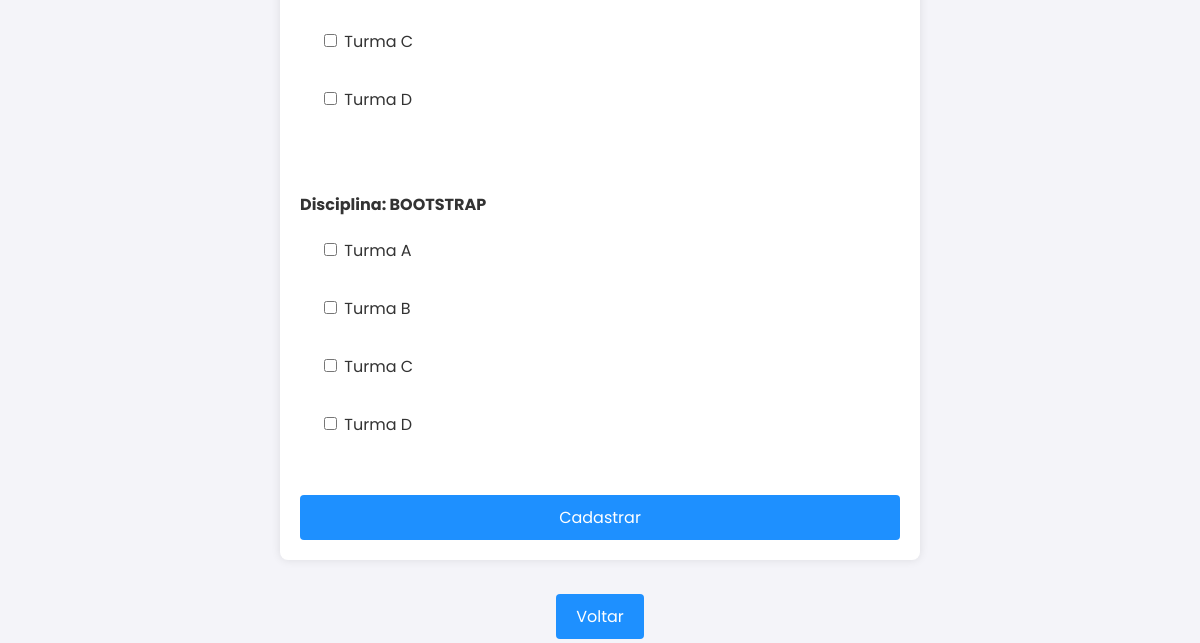
The page /tipo_prof.php (lower part) on the database as committed earlier.
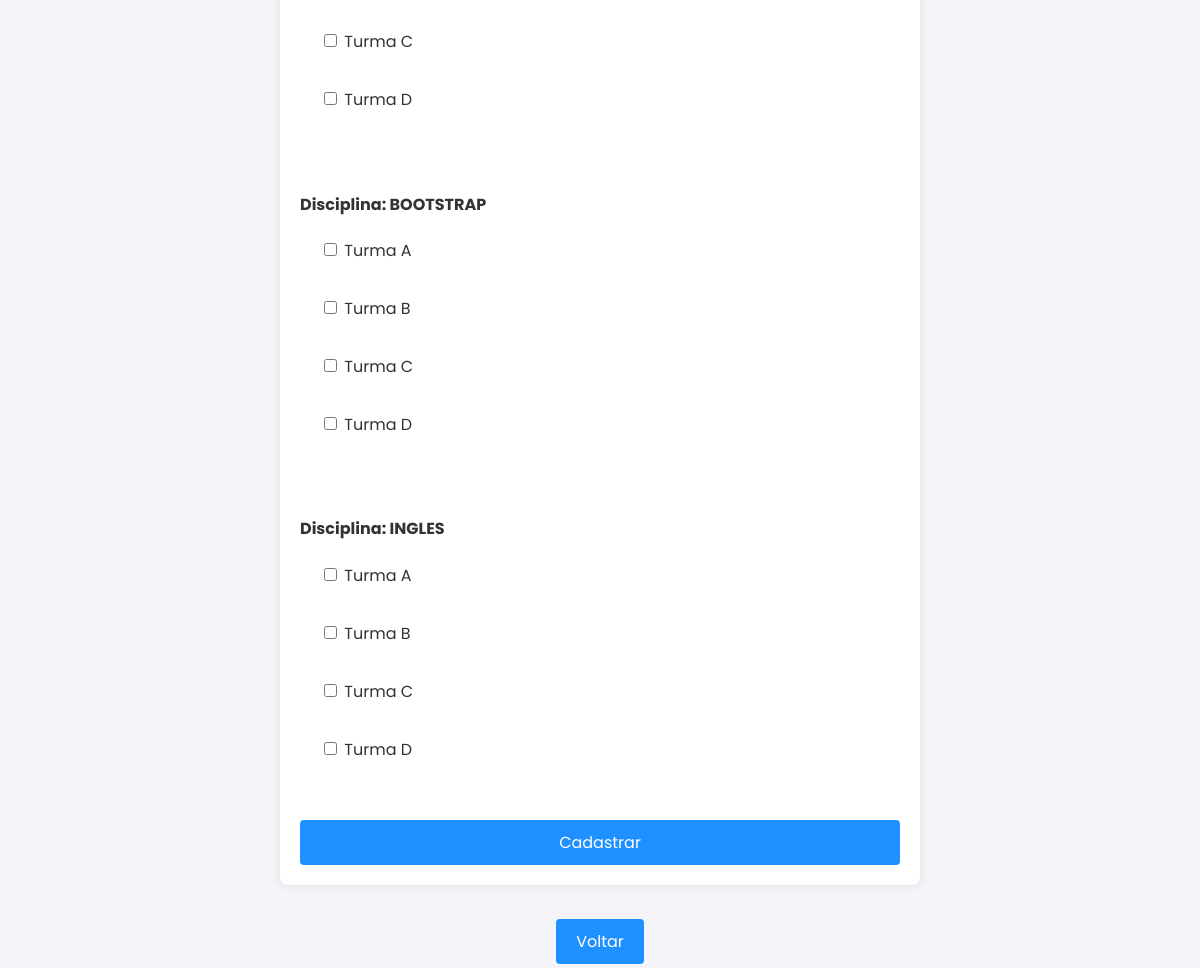
The same page on the database as committed later.
### tables this page shows
CREATE TABLE turmas (
  id INT NOT NULL AUTO_INCREMENT,
  nome VARCHAR(50) NOT NULL,
  PRIMARY KEY (id)
);

CREATE TABLE disciplinas (
  id INT NOT NULL AUTO_INCREMENT,
  nome VARCHAR(30) NOT NULL,
  descricao TEXT,
  imagem VARCHAR(255),
  PRIMARY KEY (id)
  );

### tipo_prof.php (the view, shortened to what this page needs)
<?php
include_once("conexao.php");
$disciplinas_query = mysqli_query($connection, "SELECT id, nome FROM disciplinas");
$disciplinas_array = mysqli_fetch_all($disciplinas_query, MYSQLI_ASSOC);
$turmas_query = mysqli_query($connection, "SELECT id, nome FROM turmas");
$turmas_array = mysqli_fetch_all($turmas_query, MYSQLI_ASSOC);
?>
<!DOCTYPE html>
<html lang="pt-br">
<head>
    <link rel="stylesheet" href="Style/cad.css">
</head>
<body>
<form action="tipo_prof.php" method="post">
<?php
foreach ($disciplinas_array as $disc) {
    echo "<h4>Disciplina: {$disc['nome']}</h4>";
    foreach ($turmas_array as $turma) {
        $valor = "{$disc['id']}-{$turma['id']}";
        echo "<label style='margin-left:20px;'><input type='checkbox' name='disciplinas_turmas[]' value='$valor'> {$turma['nome']}</label><br>";
    }
    echo "<br>";
}
?>
    <input class="inputCad" type="submit" name="submit" id="submit" value="Cadastrar">
</form>
<div style="text-align: center;">
    <button class="button-cadastro" onclick="window.location.href='selecione_tipo.php'">Voltar</button>
</div>
</body>
</html>

Rows that differ between the two databases and show on the page:
added disciplinas: nome "INGLES", turmas (nome "Turma A"), turmas (nome "Turma B"), turmas (nome "Turma C"), turmas (nome "Turma D")
